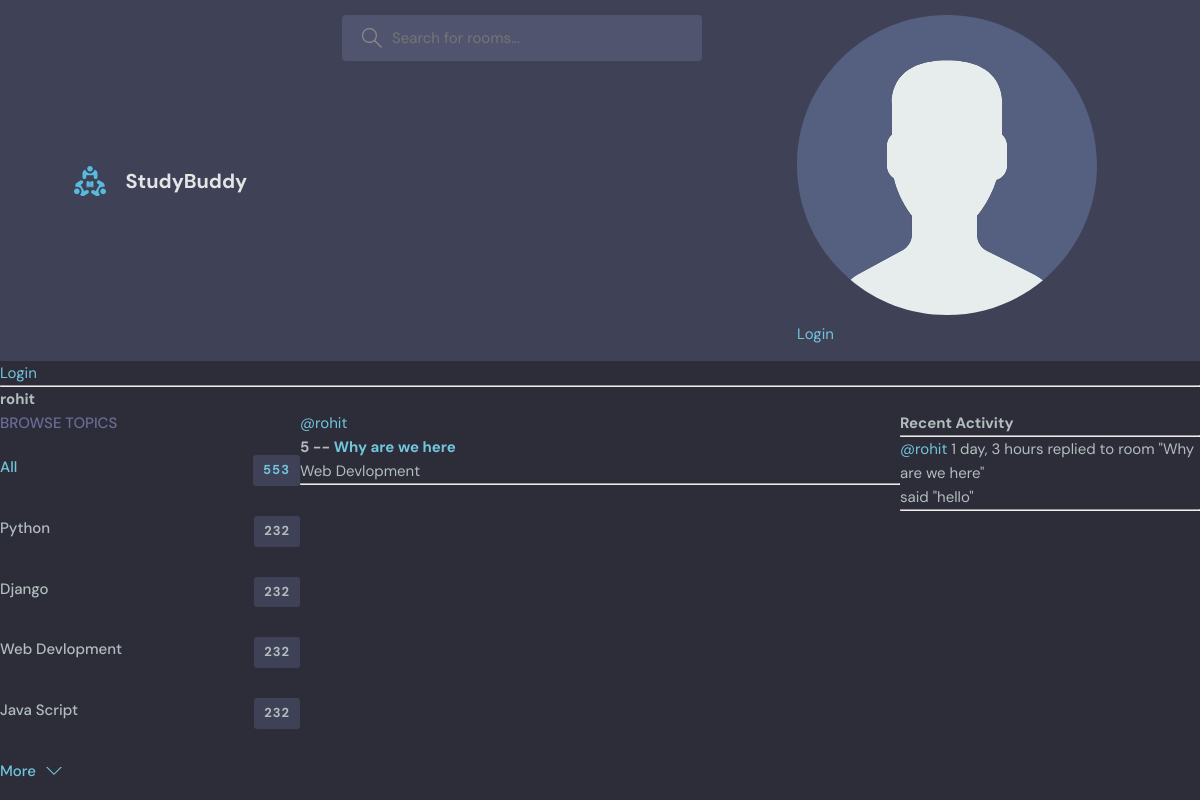
The page /prfile/3/ on the database as committed earlier.
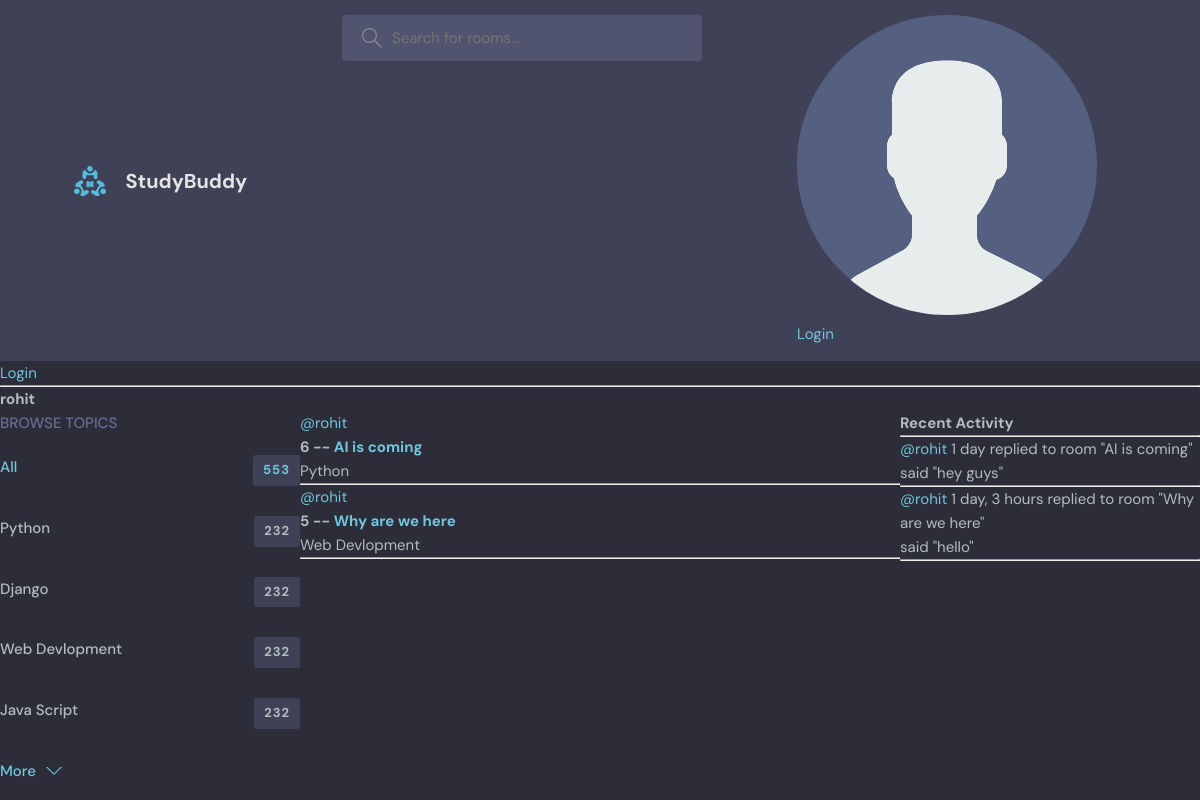
The same page on the database as committed later.
### base/models.py (models this page shows)
class Topic(models.Model):
    name=models.CharField(max_length=200)
    def __str__(self):
        return self.name

class Room(models.Model):
    host=models.ForeignKey(User,on_delete=models.SET_NULL,null=True)
    topic=models.ForeignKey(Topic,on_delete=models.SET_NULL,null=True)
    name=models.CharField(max_length=200)
    description=models.TextField(null=True,blank=True)
    participents=models.ManyToManyField(User, related_name='participents', blank=True)
    updated=models.DateTimeField(auto_now=True)
    created=models.DateTimeField(auto_now_add=True)
    class Meta:
        ordering=['-updated','-created']
    def __str__(self):
        return self.name

class Message(models.Model):
    user =models.ForeignKey(User,on_delete=models.CASCADE)
    room=models.ForeignKey(Room,on_delete=models.CASCADE)
    body=models.TextField()
    updated=models.DateTimeField(auto_now=True)
    created=models.DateTimeField(auto_now_add=True)
    class Meta:
        ordering=['-updated','-created']
    def __str__(self):
        return self.body[0:50]

### base/views.py (the view)
# urls.py: path('prfile/<str:pk>/', views.userPrfile,name="user-profile"),
def userPrfile(request, pk):
    user = User.objects.get(id=pk)
    rooms = user.room_set.all()
    room_messages = user.message_set.all()
    topics=Topic.objects.all()
    context = {'user': user, 'rooms': rooms, 'room_messages': room_messages,'topics':topics}
    return render(request, 'base/profile.html', context)

### base/templates/base/profile.html (shortened to what this page needs)
{% extends 'main.html' %} {% block content %}
<h1>{{user.username}}</h1>
<div class="profile-container">
  <div>{% include 'base/topics_component.html' %}</div>
  <div>{% include 'base/feed_component.html' %}</div>
  <div>{% include 'base/activity_component.html' %}</div>
</div>
{% endblock content %}

### templates/main.html (shortened to what this page needs)
<!DOCTYPE html>
{% load static %}
<html lang="en">
  <head>
    <link rel="stylesheet" href="{% static 'styles/style.css' %}" />
  </head>
  <body>
    {% include 'navbar.html' %}  {% block content %} {% endblock content %}
  </body>
</html>

### templates/navbar.html (shortened to what this page needs)
{% load static %}
<header class="header header--loggedIn">
  <div class="container">
    <a href="{% url 'home' %}" class="header__logo">
      <img src="{% static 'images/logo.svg' %}" />
      <h1>StudyBuddy</h1>
    </a>
    <form class="header__search" method="GET" action="{% url 'home' %}">
      <label>
        <input name="q" placeholder="Search for rooms..." />
      </label>
    </form>
    {% if request.user.is_authenticated %}
    <nav class="header__menu">
      <div class="header__user">
        <a href="profile.html">
          <div class="avatar avatar--medium active">
            <img src="https://randomuser.me/api/portraits/men/37.jpg" />
          </div>
          <p>
            {{request.user.username}} <span>@{{request.user.username}}</span>
          </p>
        </a>
        <button class="dropdown-button">
          <svg
            version="1.1"
            xmlns="http://www.w3.org/2000/svg"
            width="32"
            height="32"
            viewBox="0 0 32 32"
          >
            <title>chevron-down</title>
            <path d="M16 21l-13-13h-3l16 16 16-16h-3l-13 13z"></path>
          </svg>
        </button>
      </div>
      {% else %}
      <a href="{% url 'login' %}">
        <img src="{% static 'images/avatar.svg' %}" />
        <p>Login</p>
      </a>
      {% endif %}
  </div>
</header>
{% if request.user.is_authenticated %}
<p>Hello {{request.user}}</p>
<a href="{% url 'logout' %}">Logout</a>
{% else %}
<a href="{% url 'login' %}">Login</a>
{% endif %}
<hr />

### base/templates/base/topics_component.html
<div class="topics">
  <div class="topics__header">
    <h2>Browse Topics</h2>
  </div>
  <ul class="topics__list">
    <li>
      <a href="{% url 'home' %}" class="active">All <span>553</span></a>
    </li>
    {% for topic in topics %}
    <li>
      <a href="{% url 'home' %}?q={{topic.name}}">{{topic}} <span>232</span></a>
    </li>
    {% endfor %}
  <a class="btn btn--link" href="topics.html">
    More
    <svg
      version="1.1"
      xmlns="http://www.w3.org/2000/svg"
      width="32"
      height="32"
      viewBox="0 0 32 32"
    >
      <title>chevron-down</title>
      <path d="M16 21l-13-13h-3l16 16 16-16h-3l-13 13z"></path>
    </svg>
  </a>
</div>

### base/templates/base/feed_component.html (shortened to what this page needs)
<div>
  {% for room in rooms %}
  <div>
    <a href="{% url 'user-profile' room.host.id  %}"
      ><span>@{{room.host.username}}</span>
    </a>
    <h5>{{room.id}} -- <a href="{% url 'room' room.id %}">{{room.name}}</a></h5>
    <small>{{room.topic.name}}</small>
    <hr />
  </div>
  {% endfor %}
</div>

### base/templates/base/activity_component.html (shortened to what this page needs)
<h3>Recent Activity</h3>
<hr />
{% for message in room_messages %}
<div>
  <small>
    <a href="{% url 'user-profile' message.user.id%}">@{{message.user}}</a>
    {{message.created|timesince}}</small
  >
  <small>replied to room "{{message.room}}"</small>
  <p>said "{{message}}"</p>
  <hr />
</div>
{% endfor %}

### static/styles/style.css (style rules this page uses)
:root { --color-main: #71c6dd; --color-main-light: #e1f6fb; --color-dark: #3f4156; --color-dark-medium: #51546e; --color-dark-light: #696d97; --color-light: #e5e5e5; --color-gray: #8b8b8b; --color-light-gray: #b2bdbd; --color-bg: #2d2d39; --color-success: #5dd693; --color-error: #fc4b0b; }
* { font-family: "DM Sans", -apple-system, BlinkMacSystemFont, "Segoe UI", Roboto, Oxygen, Ubuntu, Cantarell, "Open Sans", "Helvetica Neue", sans-serif; margin: 0; padding: 0; box-sizing: border-box; text-rendering: optimizeLegibility; font-size: inherit; }
html { font-size: 56.25%; }
@media only screen and (min-width: 1200px) { html { font-size: 62.5%; } }
body { line-height: 1.6; font-weight: 400; font-size: 1.5rem; color: var(--color-light-gray); background-color: var(--color-bg); min-height: 100vh; }
img { width: 100%; }
a { display: inline-block; color: var(--color-main); text-decoration: none; }
.container { max-width: 120rem; width: 90%; margin: auto; }
.btn { background-color: transparent; border: none; display: inline-flex; align-items: center; gap: 1rem; cursor: pointer; transition: all ease-in-out 0.3s; padding: 1rem 2rem; border-radius: 5px; box-shadow: 1px 1px 3px 1px rgba(0, 0, 0, 0.15); font-weight: 500; }
.btn--link { border-radius: 0; padding: 0; color: var(--color-main); box-shadow: none; }
.btn > svg { fill: currentColor; width: 1.6rem; height: 1.6rem; }
.header { padding: 1.5rem; background-color: var(--color-dark); }
.header > .container { display: flex; gap: 9.5rem; }
.header__logo, .header__user { display: flex; gap: 2rem; align-items: center; }
.header__logo > img { height: 3.2rem; width: 3.2rem; }
.header__logo > h1 { font-weight: 700; font-size: 2rem; color: var(--color-light); }
.header__search > label { background-color: var(--color-dark-medium); padding: 1.3rem 1rem; display: flex; align-items: center; gap: 1rem; border-radius: 4px; }
.header__search svg { fill: var(--color-gray); width: 2rem; height: 2rem; margin-left: 1rem; }
.header__search input { width: 30rem; background: transparent; border: none; outline: none; color: var(--color-light); }
.topics__header { margin-bottom: 2rem; }
.topics__header h2 { text-transform: uppercase; font-weight: 500; color: var(--color-dark-light); }
.topics__list { list-style: none; }
.topics__list li a { display: flex; justify-content: space-between; margin-bottom: 3rem; font-weight: 500; color: var(--color-light-gray); transition: all 0.3s ease-in-out; }
.topics__list li a.active, .topics__list li a:hover { color: var(--color-main); }
.topics__list li a span { padding: 0.5rem 1rem; background-color: var(--color-dark); border-radius: 3px; font-size: 1.3rem; font-weight: 700; letter-spacing: 1px; }

### base/templates/base/profile.html (style rules this page uses)
.profile-container { display: grid; grid-template-columns: 1fr 2fr 1fr; }

Rows that differ between the two databases and show on the page:
added Room: host.username "rohit", id "6", name "AI is coming", topic.name "Python"
added Message: user "rohit", created "1 day", room "AI is coming", body "hey guys"
